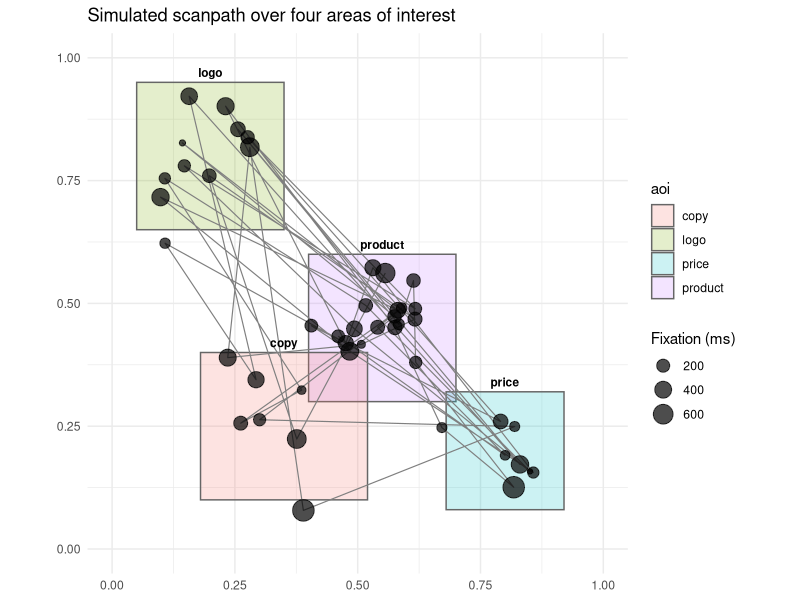
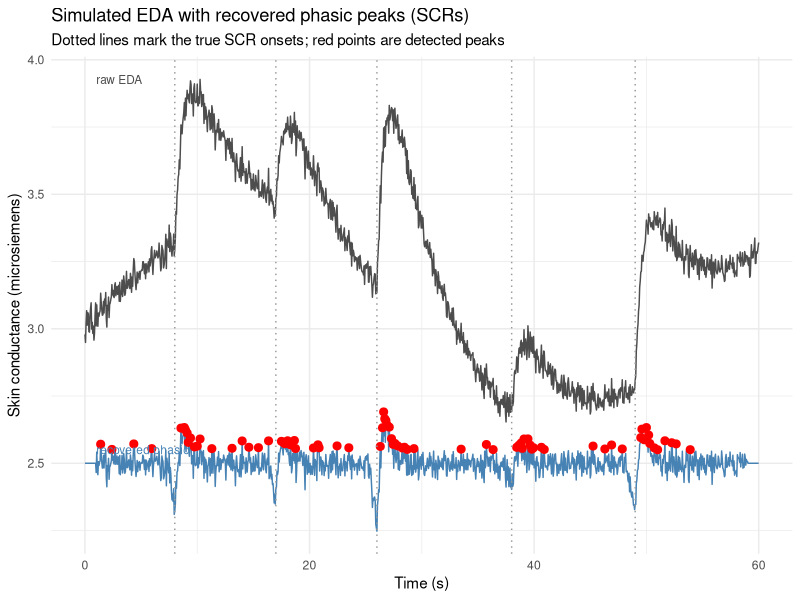
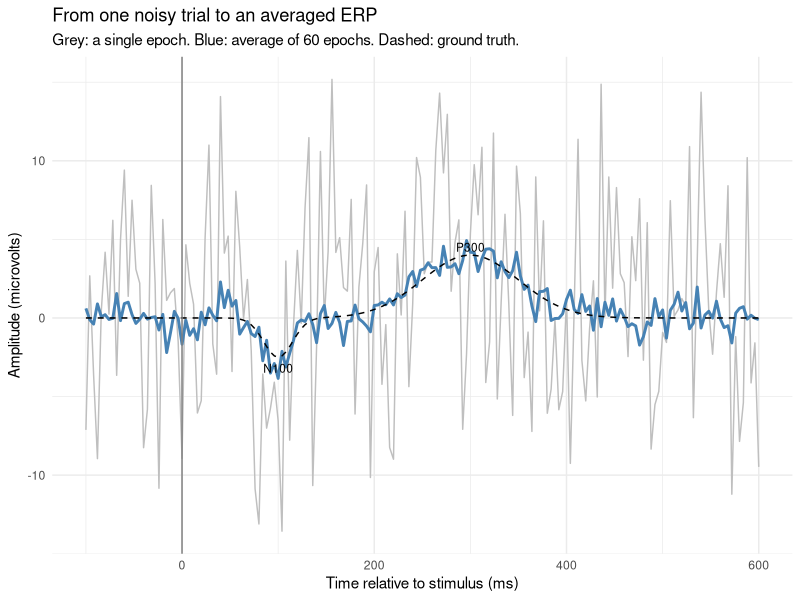

The R source for these figures, in order:
## ---- chunk 1
library(ggplot2)
set.seed(57)

## --- 1. Simulate a scanpath: fixations clustered around design elements ---
n_fix   <- 45
centers <- list(logo = c(0.20, 0.80), product = c(0.55, 0.45),
                price = c(0.80, 0.20), copy = c(0.35, 0.25))
probs   <- c(logo = 0.18, product = 0.42, price = 0.22, copy = 0.18)

draw_aoi  <- sample(names(probs), n_fix, replace = TRUE, prob = probs)
clamp01   <- function(z) pmin(pmax(z, 0), 1)
fix_x     <- clamp01(vapply(draw_aoi, function(a) rnorm(1, centers[[a]][1], 0.06), numeric(1)))
fix_y     <- clamp01(vapply(draw_aoi, function(a) rnorm(1, centers[[a]][2], 0.06), numeric(1)))
dur_ms    <- round(rgamma(n_fix, shape = 2, scale = 110))   # fixation durations (ms)

fix <- data.frame(order = seq_len(n_fix), x = fix_x, y = fix_y, dur_ms = dur_ms)

## --- 2. Define areas of interest (AOIs) as rectangles ---
aoi <- data.frame(
  aoi  = c("logo", "product", "price", "copy"),
  xmin = c(0.05, 0.40, 0.68, 0.18), xmax = c(0.35, 0.70, 0.92, 0.52),
  ymin = c(0.65, 0.30, 0.08, 0.10), ymax = c(0.95, 0.60, 0.32, 0.40)
)

## --- 3. Classify each fixation into the AOI that contains it ---
classify <- function(x, y) {
  hit <- which(x >= aoi$xmin & x <= aoi$xmax & y >= aoi$ymin & y <= aoi$ymax)
  if (length(hit)) aoi$aoi[hit[1]] else NA_character_
}
fix$aoi <- mapply(classify, fix$x, fix$y)

## --- 4. Per-AOI metrics: dwell time, fixation count, time to first fixation ---
metrics <- do.call(rbind, lapply(aoi$aoi, function(a) {
  idx <- which(fix$aoi == a)
  ttff <- if (length(idx)) sum(fix$dur_ms[seq_len(min(idx) - 1)]) else NA_real_
  data.frame(aoi = a, fix_count = length(idx),
             dwell_ms = sum(fix$dur_ms[idx]), ttff_ms = ttff)
}))
metrics
## ---- chunk 2
ggplot() +
  geom_rect(data = aoi,
            aes(xmin = xmin, xmax = xmax, ymin = ymin, ymax = ymax, fill = aoi),
            alpha = 0.20, colour = "grey40") +
  geom_path(data = fix, aes(x, y), colour = "grey50", linewidth = 0.4) +
  geom_point(data = fix, aes(x, y, size = dur_ms), alpha = 0.7) +
  geom_text(data = aoi, aes(x = (xmin + xmax)/2, y = ymax + 0.02, label = aoi),
            size = 3, fontface = "bold") +
  scale_size_continuous(name = "Fixation (ms)", range = c(1.5, 7)) +
  coord_fixed(xlim = c(0, 1), ylim = c(0, 1)) +
  labs(title = "Simulated scanpath over four areas of interest",
       x = NULL, y = NULL) +
  theme_minimal() + theme(legend.position = "right")
## ---- chunk 3
set.seed(57)

## --- 1. Simulate an EDA / GSR time series ---
fs <- 20; T_sec <- 60
t  <- seq(0, T_sec, by = 1/fs)

tonic   <- 3 + 0.4 * sin(2 * pi * t / 55)            # slow drift (microsiemens)
scr_at  <- c(8, 17, 26, 38, 49)                      # true SCR onset times (s)
scr_amp <- c(0.9, 0.6, 1.3, 0.5, 1.0)                # true SCR amplitudes
phasic  <- numeric(length(t))
for (i in seq_along(scr_at)) {
  d <- t - scr_at[i]; d[d < 0] <- NA                 # response only after onset
  bump <- scr_amp[i] * (exp(-d / 4) - exp(-d / 0.7)) # rise (0.7s) + recovery (4s)
  bump[is.na(bump)] <- 0
  phasic <- phasic + bump
}
eda <- tonic + phasic + rnorm(length(t), 0, 0.03)

## --- 2. Recover phasic component: subtract a smoothed tonic estimate ---
win        <- 41                                     # ~2 s moving-average window
tonic_hat  <- stats::filter(eda, rep(1/win, win), sides = 2)
tonic_hat  <- as.numeric(tonic_hat)
phasic_hat <- eda - tonic_hat
phasic_hat[is.na(phasic_hat)] <- 0

## --- 3. Simple phasic peak (SCR) detection: local maxima above a threshold ---
thr  <- 0.05
peak <- rep(FALSE, length(phasic_hat))
for (i in 2:(length(phasic_hat) - 1)) {
  if (phasic_hat[i] > phasic_hat[i - 1] &&
      phasic_hat[i] >= phasic_hat[i + 1] &&
      phasic_hat[i] > thr) peak[i] <- TRUE
}
detected <- data.frame(t = t[peak], amp = phasic_hat[peak])
detected
## ---- chunk 4
eda_df <- data.frame(t = t, eda = eda, phasic_hat = phasic_hat)
ggplot(eda_df, aes(t)) +
  geom_line(aes(y = eda), colour = "grey30") +
  geom_line(aes(y = phasic_hat + 2.5), colour = "steelblue") +
  geom_point(data = detected, aes(x = t, y = amp + 2.5),
             colour = "red", size = 2.4) +
  geom_vline(xintercept = scr_at, linetype = "dotted", colour = "grey60") +
  annotate("text", x = 1, y = 2.55, label = "recovered phasic",
           hjust = 0, size = 3, colour = "steelblue") +
  annotate("text", x = 1, y = max(eda), label = "raw EDA",
           hjust = 0, size = 3, colour = "grey30") +
  labs(title = "Simulated EDA with recovered phasic peaks (SCRs)",
       subtitle = "Dotted lines mark the true SCR onsets; red points are detected peaks",
       x = "Time (s)", y = "Skin conductance (microsiemens)") +
  theme_minimal()
## ---- chunk 5
set.seed(57)

## --- 1. Define the ground-truth evoked response (an N100 and a P300) ---
fs2     <- 250                                   # samples per second
ep_t    <- seq(-0.1, 0.6, by = 1/fs2)            # epoch window: -100 to 600 ms
erp_true <- function(tt)                          # microvolts
  -2.5 * exp(-((tt - 0.10)^2) / (2 * 0.015^2)) +  # N100
   4.0 * exp(-((tt - 0.30)^2) / (2 * 0.050^2))    # P300
mu <- erp_true(ep_t)

## --- 2. Simulate noisy single-trial epochs: signal + alpha + white noise ---
n_tr   <- 60
epochs <- matrix(rnorm(n_tr * length(ep_t), 0, 6), nrow = n_tr)   # white noise
epochs <- sweep(epochs, 2, mu, "+")                                # add evoked response
for (i in seq_len(n_tr))                                           # add 10 Hz alpha
  epochs[i, ] <- epochs[i, ] + 3 * sin(2 * pi * 10 * ep_t + runif(1, 0, 2 * pi))

## --- 3. Average across trials to recover the ERP ---
erp_hat <- colMeans(epochs)

c(P300_peak_uV = round(max(erp_hat), 2),
  P300_lat_s   = round(ep_t[which.max(erp_hat)], 3),
  N100_peak_uV = round(min(erp_hat), 2),
  N100_lat_s   = round(ep_t[which.min(erp_hat)], 3))
## ---- chunk 6
erp_df <- data.frame(t_ms = ep_t * 1000,
                     single = epochs[1, ],
                     average = erp_hat,
                     truth = mu)
ggplot(erp_df, aes(t_ms)) +
  geom_line(aes(y = single), colour = "grey75") +
  geom_line(aes(y = average), colour = "steelblue", linewidth = 1) +
  geom_line(aes(y = truth), colour = "black", linetype = "dashed") +
  geom_vline(xintercept = 0, colour = "grey50") +
  annotate("text", x = 100, y = -3.2, label = "N100", size = 3) +
  annotate("text", x = 300, y =  4.5, label = "P300", size = 3) +
  labs(title = "From one noisy trial to an averaged ERP",
       subtitle = "Grey: a single epoch. Blue: average of 60 epochs. Dashed: ground truth.",
       x = "Time relative to stimulus (ms)", y = "Amplitude (microvolts)") +
  theme_minimal()
